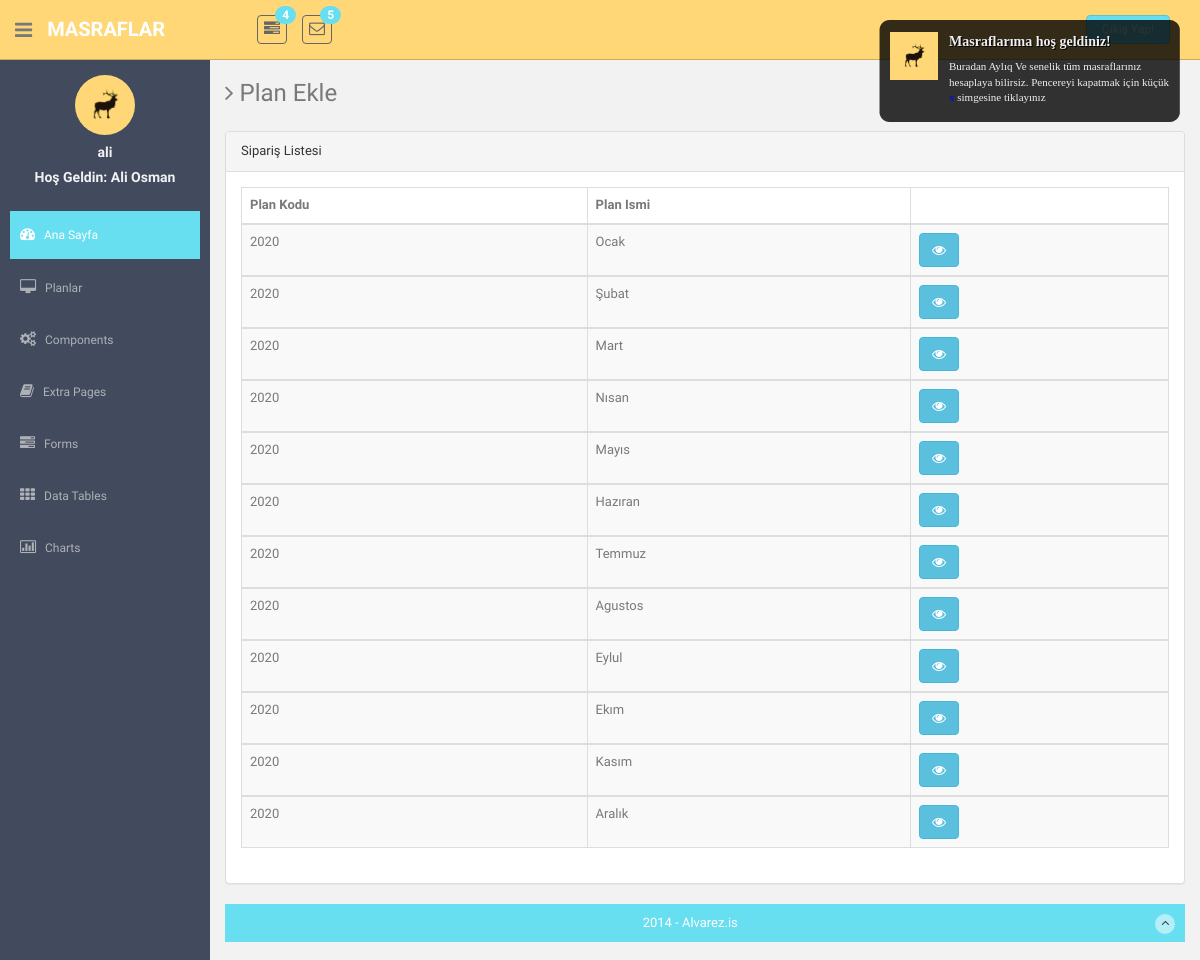
Page /months.php?year=2020 (signed in) on the committed database.
### tables this page shows
CREATE TABLE `users` (
  `users_id` int(11) NOT NULL,
  `users_name` varchar(50) DEFAULT NULL,
  `users_password` varchar(50) DEFAULT NULL,
  `users_mail` varchar(100) DEFAULT NULL,
  `users_namesurname` varchar(100) DEFAULT NULL,
  `users_authority` varchar(50) DEFAULT NULL,
  `users_status` varchar(50) DEFAULT NULL,
  `users_date` date DEFAULT NULL
);

CREATE TABLE `month` (
  `month_id` int(11) NOT NULL,
  `month_name` varchar(100) DEFAULT NULL,
  `month_year` varchar(11) DEFAULT NULL
);

### months.php (the view, shortened to what this page needs)
     <?php include "header.php"; ?>
     <?php include "sidebar.php";?>
   <section id="main-content">
          <section class="wrapper site-min-height">
          	<h3><i class="fa fa-angle-right"></i> Plan Ekle</h3>
          	<div class="row mt">
          		<div class="col-lg-12">
                  <div class="row">
                <div class="col-md-12">
                    <div class="panel panel-default">
                        <div class="panel-heading">
                            Sipariş Listesi
                        </div>
                        <div class="panel-body">
                            <div class="table-responsive">
                                <table class="table table-striped table-bordered table-hover">
                                    <thead>
                                        <tr>
                                            <th>Plan Kodu</th>
                                            <th>Plan Ismi</th>
                                            <th></th>
                                        </tr>
                                    </thead>
                                    <?php
$veriler=$db->prepare("SELECT * FROM month WHERE month_year=:year ORDER BY month_year DESC");
$veriler->execute(array(
    'year' => $_GET['year']
));
$data=$veriler->fetchAll(PDO::FETCH_ASSOC);
foreach ($data as $row) {
?>
                                    <tbody>
                                        <tr>
                                            <td><?php echo $row['month_year']."<br />\n"; ?></td>
                                                <td><?php echo $row['month_name']."<br />\n"; ?></td>
                                            <td> <a href="<?php echo "expense.php?month=".$row['month_id'];?>" class="btn btn-info" title="işlem yap"><i class="fa fa-eye fa-1x"></i></a> </td>
                                               <?php }?>
                                        </tr>
                                    </tbody>
                                </table>
                            </div>
                        </div>
                    </div>
                </div>
                </div>
            </div>
            </div>
      <?php include "footer.php";?>

### sidebar.php (shortened to what this page needs)
<aside>
    <div id="sidebar"  class="nav-collapse ">
        <ul class="sidebar-menu" id="nav-accordion">
        	  <p class="centered"><a href="profile.html"><img src="assets/img/ui-sam.jpg" class="img-circle" width="60"></a></p>
              <h5 class="centered"><?php echo $_SESSION['users_name'];?></h5>
              <h5 class="centered">
              <?php
          $askusers=$db->prepare("SELECT users_namesurname,users_id FROM users WHERE users_name=:users_name");
          $askusers->execute(array(
          'users_name' => $_SESSION['users_name']
          ));
          foreach ($askusers as $row)
          {
              echo "Hoş Geldin:  ".$row['users_namesurname'] ;
          }
          ?></h5>
            <li class="mt">
                <a class="active" href="index.php">
                    <i class="fa fa-dashboard"></i>
                    <span>Ana Sayfa</span>
                </a>
            </li>
            <li class="sub-menu">
                <a href="javascript:;" >
                    <i class="fa fa-desktop"></i>
                    <span>Planlar</span>
                </a>
            </li>
            <li class="sub-menu">
                <a href="javascript:;" >
                    <i class="fa fa-cogs"></i>
                    <span>Components</span>
                </a>
            </li>
            <li class="sub-menu">
                <a href="javascript:;" >
                    <i class="fa fa-book"></i>
                    <span>Extra Pages</span>
                </a>
            </li>
            <li class="sub-menu">
                <a href="javascript:;" >
                    <i class="fa fa-tasks"></i>
                    <span>Forms</span>
                </a>
            </li>
            <li class="sub-menu">
                <a href="javascript:;" >
                    <i class="fa fa-th"></i>
                    <span>Data Tables</span>
                </a>
            </li>
            <li class="sub-menu">
                <a href="javascript:;" >
                    <i class=" fa fa-bar-chart-o"></i>
                    <span>Charts</span>
                </a>
            </li>
        </ul>
    </div>
</aside>

### assets/css/style.css (style rules this page uses)
body { color: #797979; background: #f2f2f2; font-family: 'Ruda', sans-serif; padding: 0px !important; margin: 0px !important; font-size:13px; }
ul li { list-style: none; }
a, a:hover, a:focus { text-decoration: none; outline: none; }
.centered { text-align: center; }
.mt { margin-top: 25px; }
#sidebar { width: 210px; height: 100%; position: fixed; background: #424a5d; }
#sidebar h5 { color: #f2f2f2; font-weight: 700; }
#sidebar ul li { position: relative; }
ul.sidebar-menu , ul.sidebar-menu li ul.sub { margin: -2px 0 0; padding: 0; }
ul.sidebar-menu { margin-top: 75px; }
ul.sidebar-menu li { margin-bottom: 5px; margin-left:10px; margin-right:10px; }
ul.sidebar-menu li.sub-menu { line-height: 15px; }
ul.sidebar-menu li a span { display: inline-block; }
ul.sidebar-menu li a { color: #aeb2b7; text-decoration: none; display: block; padding: 15px 0 15px 10px; font-size: 12px; outline: none; -webkit-transition: all 0.3s ease; -moz-transition: all 0.3s ease; -o-transition: all 0.3s ease; -ms-transition: all 0.3s ease; transition: all 0.3s ease; }
ul.sidebar-menu li a.active, ul.sidebar-menu li a:hover, ul.sidebar-menu li a:focus { background: #68dff0; color: #fff; display: block; -webkit-transition: all 0.3s ease; -moz-transition: all 0.3s ease; -o-transition: all 0.3s ease; -ms-transition: all 0.3s ease; transition: all 0.3s ease; }
ul.sidebar-menu li a i { font-size: 15px; padding-right: 6px; }
ul.sidebar-menu li a.active i { color: #fff; }
#main-content { margin-left: 210px; }
.wrapper { display: inline-block; margin-top: 60px; padding-left: 15px; padding-right: 15px; padding-bottom: 15px; padding-top: 0px; width: 100%; }
.site-min-height { min-height: 900px; }

### rows in the picture
users: users_namesurname "Ali Osman"
month: month_year "2020", month_name "Ocak"
month: month_year "2020", month_name "Şubat"
month: month_year "2020", month_name "Mart"
month: month_year "2020", month_name "Nısan"
month: month_year "2020", month_name "Mayıs"
month: month_year "2020", month_name "Hazıran"
month: month_year "2020", month_name "Temmuz"
month: month_year "2020", month_name "Agustos"
month: month_year "2020", month_name "Eylul"
month: month_year "2020", month_name "Ekım"
month: month_year "2020", month_name "Kasım"
month: month_year "2020", month_name "Aralık"

### other values in the picture
$_SESSION['users_name'] "ali"
